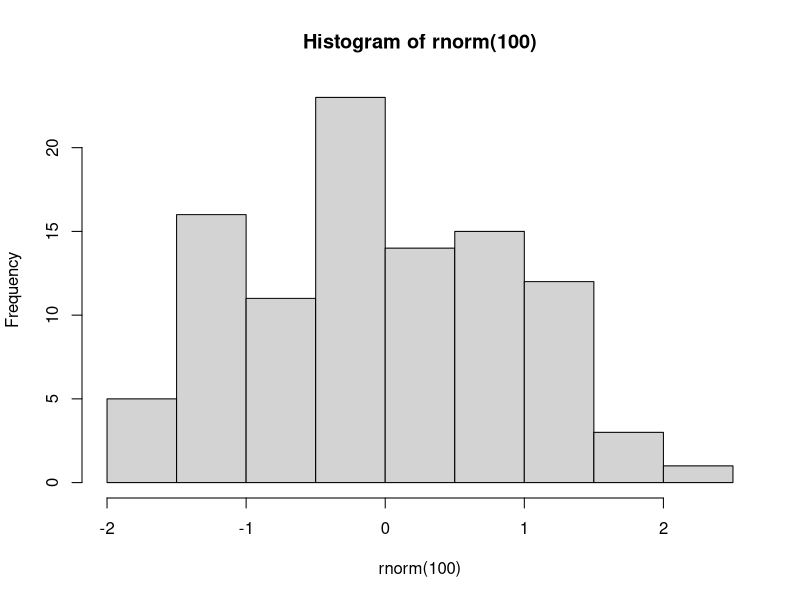

The R script that drew this image:
## ---- chunk 1
knitr::opts_chunk$set(echo = TRUE)
## ---- chunk 2
summary(rnorm(n=100))
## ---- chunk 3
hist(rnorm(100))
